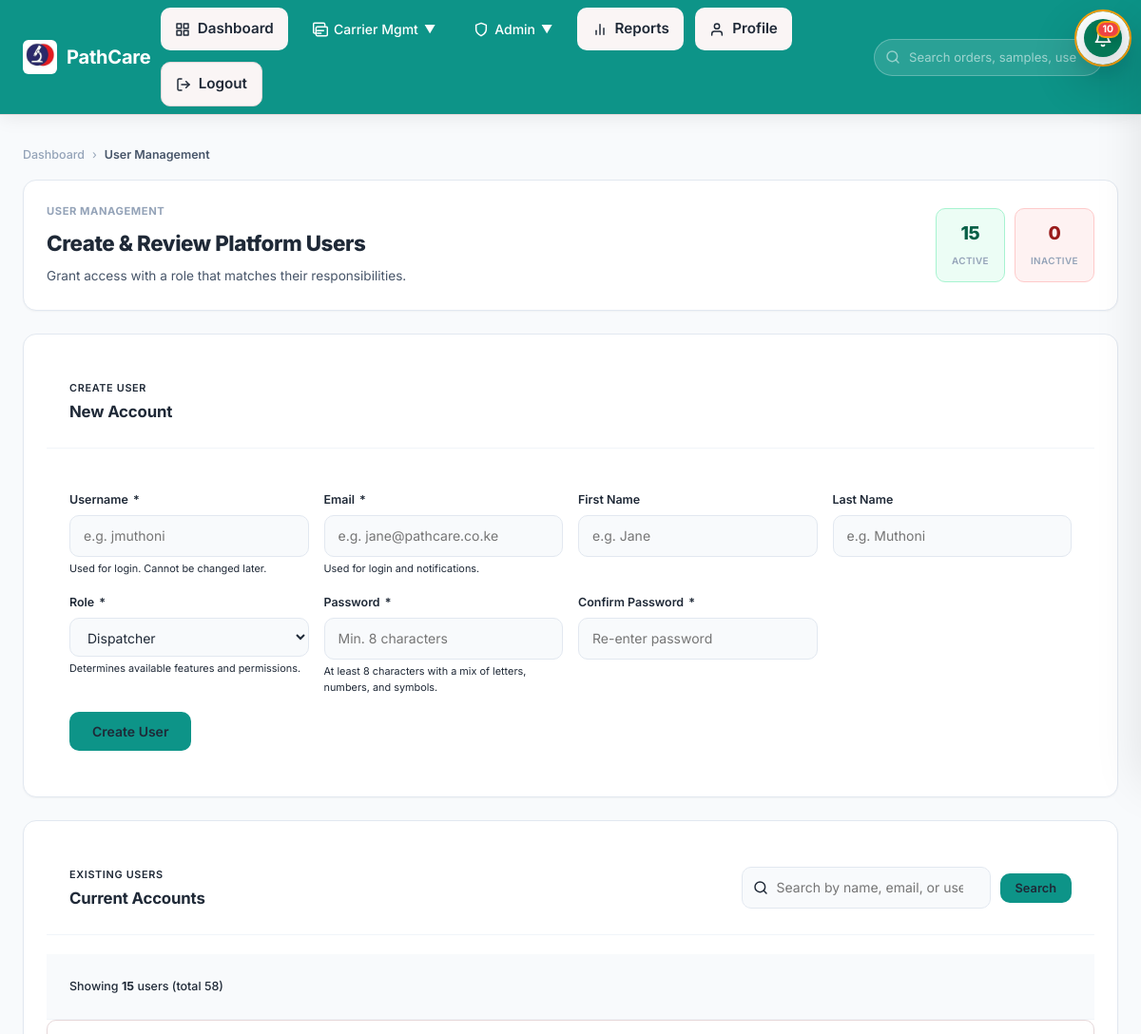
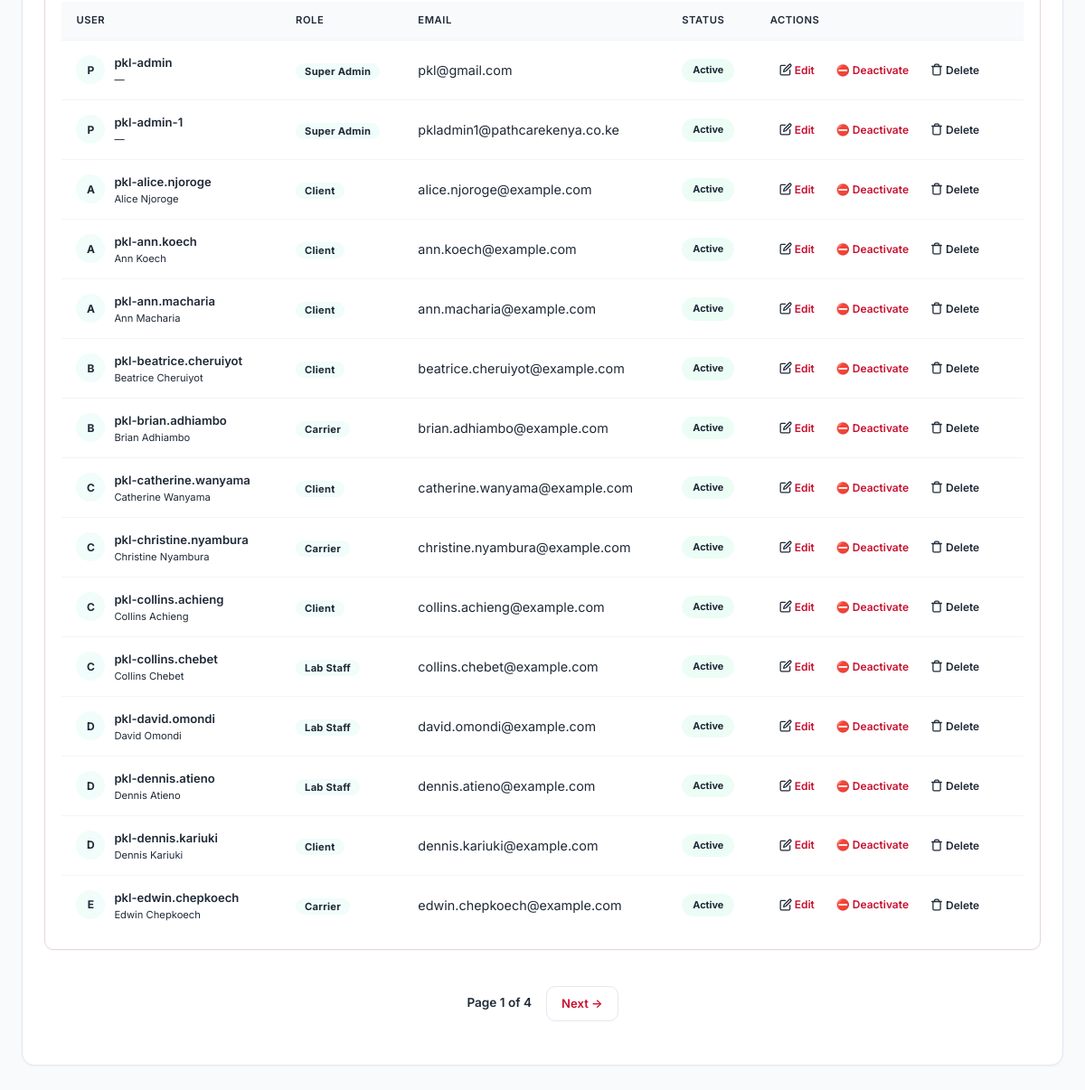
The app's page /accounts/users/ (signed in) with its own data (2 pictures, top to bottom).
### accounts/models.py (models this page shows, shortened)
class User(AbstractUser):
    class Role(models.TextChoices):
        SUPER_ADMIN = "super_admin", "Super Admin"
        DISPATCHER = "dispatcher", "Dispatcher"
        CARRIER = "carrier", "Carrier"
        CLIENT = "client", "Client"
        LAB_STAFF = "lab_staff", "Lab Staff"
    role = models.CharField(max_length=20, choices=Role.choices, default=Role.DISPATCHER)
    phone = models.CharField(max_length=32, blank=True)
    department = models.CharField(max_length=100, blank=True)
    objects = PathcareUserManager()
    def is_super_admin(self):
        return self.is_superuser or self.role == self.Role.SUPER_ADMIN

### accounts/views.py (the view, shortened to what this page needs)
# urls.py: path("users/", user_management, name="user_management"),
@login_required
def user_management(request):
    if not request.user.is_super_admin():
        messages.error(request, "You do not have permission to manage users.")
        return redirect("accounts:role_redirect")
    form = UserCreateForm()
    if request.method == "POST":
        form = UserCreateForm(request.POST)
        if form.is_valid():
            form.save()
            messages.success(request, "User created successfully.")
            return redirect("accounts:user_management")
    query = request.GET.get("q", "").strip()
    users = User.objects.all()
    users = users.order_by("username")
    page = request.GET.get("page", 1)
    paginator = Paginator(users, 15)
    users = paginator.get_page(page)
    query_params = request.GET.copy()
    if "page" in query_params:
        del query_params["page"]
    return render(request, "accounts/user_management.html", {
        "form": form,
        "users": users,
        "query": query,
        "page_obj": users,
        "querystring": query_params.urlencode(),
    })

### accounts/views.py (shortened to what this page needs)
class UserCreateForm(forms.ModelForm):
    password1 = forms.CharField(widget=forms.PasswordInput, label="Password")
    password2 = forms.CharField(widget=forms.PasswordInput, label="Confirm Password")
    is_active = forms.BooleanField(required=False, initial=True, label="Active")
    class Meta:
        model = User
        fields = [
            "first_name",
            "last_name",
            "username",
            "email",
            "phone",
            "role",
            "is_active",
        ]

### tracking/context_processors.py (called while the page is built)
def notifications(request):
    if not request.user.is_authenticated:
        return {}
    try:
        unread = Notification.objects.filter(user=request.user, is_read=False).count()
        recent = Notification.objects.filter(user=request.user).order_by("-created_at")[:10]
        return {"notifications_unread_count": unread, "notifications_list": recent}
    except Exception:
        return {}

### accounts/templates/accounts/user_management.html (shortened to what this page needs)
{% extends "tracking/base.html" %}
{% block content %}
<nav class="breadcrumbs" aria-label="Breadcrumb">
  <a href="{% url 'accounts:role_redirect' %}">Dashboard</a>
  <span class="separator">›</span>
  <span class="current" aria-current="page">User Management</span>
</nav>
<div class="hero-card--flat">
  <div>
    <p class="eyebrow">User Management</p>
    <h1>Create &amp; Review Platform Users</h1>
    <p>Grant access with a role that matches their responsibilities.</p>
  </div>
  <div class="quick-stats">
    <div class="quick-stat active">
      <strong>{{ active_count|default:users|length }}</strong>
      <small>Active</small>
    </div>
    <div class="quick-stat inactive">
      <strong>{{ inactive_count|default:0 }}</strong>
      <small>Inactive</small>
    </div>
  </div>
</div>
<section class="panel">
  <div class="panel-header">
    <div>
      <p class="eyebrow">Create User</p>
      <h2>New Account</h2>
    </div>
  </div>
  <div style="padding:var(--space-lg);">
    <form method="post" class="user-form" novalidate id="create-user-form">
      <div class="field-group">
        <label for="id_username">Username <span class="required">*</span></label>
        <input type="text" name="username" id="id_username"
               value="{{ form.username.value|default:'' }}"
               class="{% if form.username.errors %}field-error{% endif %}"
               placeholder="e.g. jmuthoni" required>
        <span class="helper-text">Used for login. Cannot be changed later.</span>
      </div>
      <div class="field-group">
        <label for="id_email">Email <span class="required">*</span></label>
        <input type="email" name="email" id="id_email"
               value="{{ form.email.value|default:'' }}"
               class="{% if form.email.errors %}field-error{% endif %}"
               placeholder="e.g. jane@pathcare.co.ke" required>
        <span class="helper-text">Used for login and notifications.</span>
      </div>
      <div class="field-group">
        <label for="id_first_name">First Name</label>
        <input type="text" name="first_name" id="id_first_name"
               value="{{ form.first_name.value|default:'' }}"
               class="{% if form.first_name.errors %}field-error{% endif %}"
               placeholder="e.g. Jane">
      </div>
      <div class="field-group">
        <label for="id_last_name">Last Name</label>
        <input type="text" name="last_name" id="id_last_name"
               value="{{ form.last_name.value|default:'' }}"
               class="{% if form.last_name.errors %}field-error{% endif %}"
               placeholder="e.g. Muthoni">
      </div>
      <div class="field-group">
        <label for="id_role">Role <span class="required">*</span></label>
        <select name="role" id="id_role"
                class="{% if form.role.errors %}field-error{% endif %}" required>
          {% for value, label in form.fields.role.choices %}
            <option value="{{ value }}" {% if form.role.value|stringformat:"s" == value|stringformat:"s" %}selected{% endif %}>{{ label }}</option>
          {% endfor %}
        </select>
        <span class="helper-text">Determines available features and permissions.</span>
      </div>
      <div class="field-group">
        <label for="id_password1">Password <span class="required">*</span></label>
        <input type="password" name="password1" id="id_password1"
               class="{% if form.password1.errors %}field-error{% endif %}"
               placeholder="Min. 8 characters" required autocomplete="new-password">
        <span class="helper-text">At least 8 characters with a mix of letters, numbers, and symbols.</span>
      </div>
      <div class="field-group">
        <label for="id_password2">Confirm Password <span class="required">*</span></label>
        <input type="password" name="password2" id="id_password2"
               class="{% if form.password2.errors %}field-error{% endif %}"
               placeholder="Re-enter password" required autocomplete="new-password">
      </div>
      <button type="submit" class="btn btn--primary">Create User</button>
    </form>
  </div>
</section>
<section class="panel">
  <div class="panel-header">
    <div>
      <p class="eyebrow">Existing Users</p>
      <h2>Current Accounts</h2>
    </div>
    <div class="search-filter-bar">
      <div class="search-wrap">
        <input type="search" name="q" id="user-search" placeholder="Search by name, email, or username…" value="{{ query|default:'' }}">
      </div>
      <button type="submit" class="btn btn--sm btn--primary" id="search-submit">Search</button>
    </div>
  </div>
  {% if users %}
    <div class="table-toolbar">
      <span class="results-count">
        Showing <strong>{{ users|length }}</strong>
        {% if query %}result{{ users|length|pluralize }} for "<strong>{{ query }}</strong>"
        {% else %}user{{ users|length|pluralize }}{% endif %}
        {% if page_obj and page_obj.paginator.count %}(total {{ page_obj.paginator.count }}){% endif %}
      </span>
    </div>
  {% endif %}
  {% if users %}
    <div class="table-card">
      <table class="user-table">
        <thead>
          <tr>
            <th>User</th>
            <th>Role</th>
            <th>Email</th>
            <th>Status</th>
            <th>Actions</th>
          </tr>
        </thead>
        <tbody>
          {% for u in users %}
            <tr class="{% if not u.is_active %}inactive-row{% endif %}">
              <td>
                <div class="user-cell">
                  <div class="user-avatar">{{ u.first_name|first|upper|default:u.username|first|upper }}</div>
                  <div class="user-info">
                    <strong>{{ u.username }}</strong>
                    <small>{{ u.get_full_name|default:"—" }}</small>
                  </div>
                </div>
              </td>
              <td><span class="badge badge--primary" style="font-size:.7rem;">{{ u.get_role_display }}</span></td>
              <td>{{ u.email|default:"—" }}</td>
              <td>
                <span class="status-badge {% if u.is_active %}active{% else %}inactive{% endif %}">
                  {{ u.is_active|yesno:"Active,Inactive" }}
                </span>
              </td>
              <td>
                <div class="action-links">
                  <a href="{% url 'accounts:user_edit' u.pk %}" class="action-link edit">
                    <svg width="14" height="14" viewBox="0 0 24 24" fill="none" stroke="currentColor" stroke-width="2.2" stroke-linecap="round" stroke-linejoin="round" aria-hidden="true">
                      <path d="M11 4H4a2 2 0 0 0-2 2v14a2 2 0 0 0 2 2h14a2 2 0 0 0 2-2v-7"/><path d="M18.5 2.5a2.121 2.121 0 0 1 3 3L12 15l-4 1 1-4 9.5-9.5z"/>
                    </svg>
                    Edit
                  </a>
                  <a href="{% url 'accounts:user_toggle_active' u.pk %}" class="action-link toggle">
                    {% if u.is_active %}⛔ Deactivate{% else %}✅ Activate{% endif %}
                  </a>
                  <button type="button" class="action-link delete"
                          data-delete-url="{% url 'accounts:user_delete' u.pk %}"
                          data-user-name="{{ u.get_full_name|default:u.username }}"
                          data-user-email="{{ u.email|default:'no email' }}">
                    <svg width="14" height="14" viewBox="0 0 24 24" fill="none" stroke="currentColor" stroke-width="2.2" stroke-linecap="round" stroke-linejoin="round" aria-hidden="true">
                      <polyline points="3 6 5 6 21 6"/><path d="M19 6v14a2 2 0 0 1-2 2H7a2 2 0 0 1-2-2V6m3 0V4a2 2 0 0 1 2-2h4a2 2 0 0 1 2 2v2"/>
                    </svg>
                    Delete
                  </button>
                </div>
              </td>
            </tr>
          {% endfor %}
        </tbody>
      </table>
    </div>
    {% if page_obj.has_other_pages %}
      <div class="pagination">
        <span class="current-page">Page {{ page_obj.number }} of {{ page_obj.paginator.num_pages }}</span>
        {% if page_obj.has_next %}
          <a href="?{% if querystring %}{{ querystring }}&{% endif %}page={{ page_obj.next_page_number }}">Next →</a>
        {% endif %}
      </div>
    {% endif %}
  {% endif %}
</section>
{% endblock %}

### tracking/static/tracking/css/style.css (style rules this page uses)
.table-card a, .panel a, .notifications-sidebar a { color: var(--primary) !important; }
html { font-size: 16px; -webkit-font-smoothing: antialiased; -moz-osx-font-smoothing: grayscale; }
body { font-family: var(--font-sans); font-size: 1rem; line-height: 1.5; color: var(--text-main); }
.panel-header { display: flex; justify-content: space-between; align-items: center; margin-bottom: 1.25rem; flex-wrap: wrap; gap: 0.75rem; }
.panel, .table-card, .upcoming-card, .tracking-card, .sidebar-panel, .monitoring-summary-card { padding: 1rem 1.15rem; border-radius: calc(var(--radius-md) + 2px); box-shadow: var(--shadow-sm); }
th, td { padding: 0.85rem 0.9rem; }
:root { --font-sans: 'Inter', -apple-system, BlinkMacSystemFont, "Segoe UI", Roboto, sans-serif; --bg-primary: #FAF5F5; --bg-secondary: #FDE7EA; --panel-bg: #FFFFFF; --border-color: #E6D7D9; --text-main: #1F2937; --text-muted: #6B7280; --text-faint: #9CA3AF; --text-inverse: #FFFFFF; --primary: #C8102E; --primary-strong: #97001F; --primary-soft: #FDE7EA; --primary-hover: #A00E2C; --primary-soft-text: #7A0D24; --success: #2E7D32; --success-hover: #27692b; --success-soft: #E6F4EA; --success-soft-text: #165b2f; --warning: #ED6C02; --warning-hover: #d75a00; --warning-soft: #FFF4E6; --warning-soft-text: #7a3f00; --danger: #E74C3C; --danger-hover: #C0392B; --danger-soft: #FDF0EE; --danger-soft-text: #A0423C; --info: #546E7A; --shadow-sm: 0 1px 2px 0 rgba(0, 0, 0, 0.05); --shadow-md: 0 6px 18px rgba(16,24,40,0.06); --shadow-lg: 0 12px 30px rgba(16,24,40,0.08); --shadow-xl: 0 24px 60px rgba(16,24,40,0.10); --radius-sm: 8px; --radius-md: 12px; --radius-lg: 14px; --radius-xl: 20px; }
.table-card { overflow-x: auto; }
input[type="text"], input[type="email"], input[type="search"], select, textarea { width: 100%; padding: 0.6rem 0.75rem; border-radius: var(--radius-sm); border: 1px solid var(--border-color); background: var(--panel-bg); color: var(--text-main); font-family: var(--font-sans); }
img, svg, iframe { max-width: 100%; height: auto; }
* { box-sizing: border-box; margin: 0; padding: 0; }
body { font-family: var(--font-sans); background-color: var(--bg-primary); color: var(--text-main); line-height: 1.5; -webkit-font-smoothing: antialiased; -moz-osx-font-smoothing: grayscale; }
.hero-card, .panel, .detail-card, .sidebar-panel, .alert-card, .mobile-card { background-color: var(--panel-bg); border: 1px solid var(--border-color); border-radius: var(--radius-lg); padding: 1.5rem; box-shadow: var(--shadow-md); margin-bottom: 1.75rem; transition: box-shadow 0.25s ease, transform 0.25s ease; }
h1, h2, h3, h4, h5, h6 { font-weight: 700; letter-spacing: -0.02em; color: var(--text-main); margin-bottom: 0.5rem; }
.eyebrow { text-transform: uppercase; letter-spacing: 0.1em; font-size: 0.75rem; color: var(--primary); font-weight: 700; margin-bottom: 0.5rem; }
.button, button, input[type="submit"] { display: inline-flex; align-items: center; justify-content: center; font-family: var(--font-sans); font-size: 0.9rem; font-weight: 600; padding: 0.6rem 1.25rem; border-radius: 9999px; cursor: pointer; transition: all 0.2s ease; border: none; gap: 0.5rem; text-decoration: none; }
.table-card { width: 100%; overflow-x: auto; border-radius: var(--radius-md); border: 1px solid var(--border-color); margin-bottom: 1rem; }
table { width: 100%; border-collapse: collapse; text-align: left; }
th { background-color: var(--bg-secondary); color: var(--text-main); font-weight: 600; font-size: 0.85rem; text-transform: uppercase; letter-spacing: 0.05em; padding: 1rem; border-bottom: 1px solid var(--border-color); }
td { padding: 1rem; font-size: 0.9rem; border-bottom: 1px solid var(--border-color); color: var(--text-main); background-color: var(--panel-bg); }
tr:last-child td { border-bottom: none; }
.field-group { display: flex; flex-direction: column; gap: 0.5rem; margin-bottom: 1rem; }
.field-group label { font-size: 0.85rem; font-weight: 600; color: var(--text-main); }
.field-group input, .field-group select, .field-group textarea, .inline-form input { font-family: var(--font-sans); font-size: 0.9rem; padding: 0.75rem 1rem; border: 1px solid var(--border-color); border-radius: var(--radius-md); background-color: var(--panel-bg); color: var(--text-main); transition: all 0.2s ease; width: 100%; }
html, body { min-width: 320px; width: 100%; overflow-x: hidden; }
body { min-height: 100vh; background: var(--bg-primary); color: var(--text-main); }

### records on screen
User: first_name|first "P", username "pkl-admin", get_full_name "—", role "Super Admin", email "pkl@gmail.com", is_active "Active", shows "⛔ Deactivate"
User: first_name|first "P", username "pkl-admin-1", get_full_name "—", role "Super Admin", email "pkladmin1@pathcarekenya.co.ke", is_active "Active", shows "⛔ Deactivate"
User: first_name|first "A", username "pkl-alice.njoroge", get_full_name "Alice Njoroge", role "Client", email "alice.njoroge@example.com", is_active "Active", shows "⛔ Deactivate"
User: first_name|first "A", username "pkl-ann.koech", get_full_name "Ann Koech", role "Client", email "ann.koech@example.com", is_active "Active", shows "⛔ Deactivate"
User: first_name|first "A", username "pkl-ann.macharia", get_full_name "Ann Macharia", role "Client", email "ann.macharia@example.com", is_active "Active", shows "⛔ Deactivate"
User: first_name|first "B", username "pkl-beatrice.cheruiyot", get_full_name "Beatrice Cheruiyot", role "Client", email "beatrice.cheruiyot@example.com", is_active "Active", shows "⛔ Deactivate"
User: first_name|first "B", username "pkl-brian.adhiambo", get_full_name "Brian Adhiambo", role "Carrier", email "brian.adhiambo@example.com", is_active "Active", shows "⛔ Deactivate"
User: first_name|first "C", username "pkl-catherine.wanyama", get_full_name "Catherine Wanyama", role "Client", email "catherine.wanyama@example.com", is_active "Active", shows "⛔ Deactivate"
User: first_name|first "C", username "pkl-christine.nyambura", get_full_name "Christine Nyambura", role "Carrier", email "christine.nyambura@example.com", is_active "Active", shows "⛔ Deactivate"
User: first_name|first "C", username "pkl-collins.achieng", get_full_name "Collins Achieng", role "Client", email "collins.achieng@example.com", is_active "Active", shows "⛔ Deactivate"
User: first_name|first "C", username "pkl-collins.chebet", get_full_name "Collins Chebet", role "Lab Staff", email "collins.chebet@example.com", is_active "Active", shows "⛔ Deactivate"
User: first_name|first "D", username "pkl-david.omondi", get_full_name "David Omondi", role "Lab Staff", email "david.omondi@example.com", is_active "Active", shows "⛔ Deactivate"
User: first_name|first "D", username "pkl-dennis.atieno", get_full_name "Dennis Atieno", role "Lab Staff", email "dennis.atieno@example.com", is_active "Active", shows "⛔ Deactivate"
User: first_name|first "D", username "pkl-dennis.kariuki", get_full_name "Dennis Kariuki", role "Client", email "dennis.kariuki@example.com", is_active "Active", shows "⛔ Deactivate"
User: first_name|first "E", username "pkl-edwin.chepkoech", get_full_name "Edwin Chepkoech", role "Carrier", email "edwin.chepkoech@example.com", is_active "Active", shows "⛔ Deactivate"

### other values on screen
{{ notifications_unread_count }} "10"
{{ active_count|default:users|length }} "15"
{{ inactive_count|default:0 }} "0"
{{ users|length }} "15"
{{ page_obj.paginator.count }} "58"
{{ page_obj.number }} "1"
{{ page_obj.paginator.num_pages }} "4"
form field role "Dispatcher"
